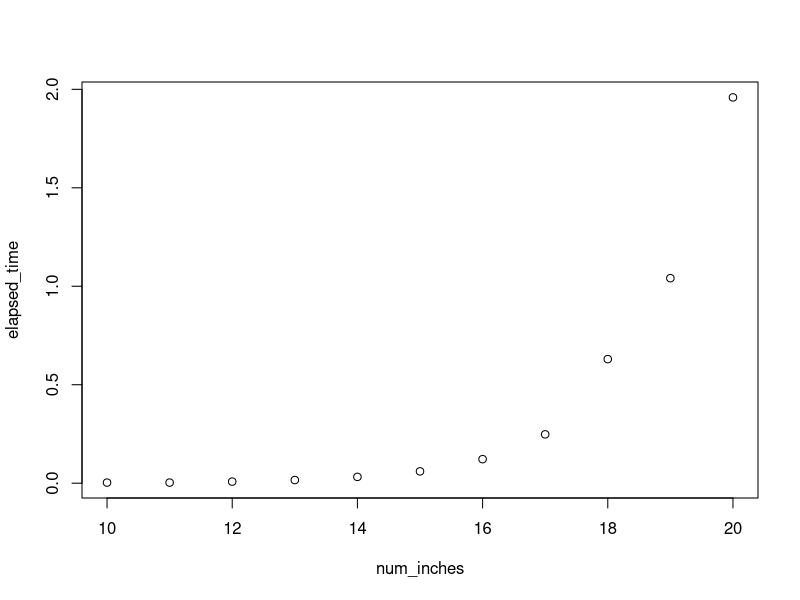

This figure's R source:
## ---- chunk 1
knitr::opts_chunk$set(echo = TRUE)
knitr::opts_chunk$set(comment = NA)
## ---- chunk 2
price <- c(1,5,8,9,10,17,17,20,24,30,34,34,38,40,45,46,47,50,52,55)
CutChurro <- function(n) {
  if (n == 0)
    return(0)
  maxTotPrice <- -1
  for(i in 1:n) {
    totPriceTry <- price[i] + CutChurro(n-i)
    if(totPriceTry > maxTotPrice)
            maxTotPrice <- totPriceTry 
  }
  return(maxTotPrice)
}
dummycall <- CutChurro(4) # so function gets loaded b/4 timing test
## ---- chunk 3
num_inches <- 10:20
elapsed_time = sapply(num_inches,function(n){system.time(CutChurro(n))['elapsed']} )
rbind(num_inches, elapsed_time)
## ---- chunk 4
plot(num_inches, elapsed_time)
## ---- chunk 5
library(knitr)
roster <- c("Ethan", "Talia", "Drake", "Jack", "Andrew", "Blake", "Jordan", "Graham", "Kevin", "Logan", "Claire", "Bri", "Trevor", "James", "Kristen", "Levi", "Grace", "John", "Isaac", "Josiah", "Nathan")
set.seed(1292021) 
n <- length(roster)
ngps <- 7
maxingp <- ceiling(n/ngps)
# just make random groups
groups <- matrix(c(roster[sample(n)], 
                   rep("",(maxingp - (n %% maxingp)) %% maxingp)), 
                 ncol=maxingp, byrow=FALSE)
rownames(groups) <- paste0("Table #", 1:nrow(groups))
kable(t(groups))
